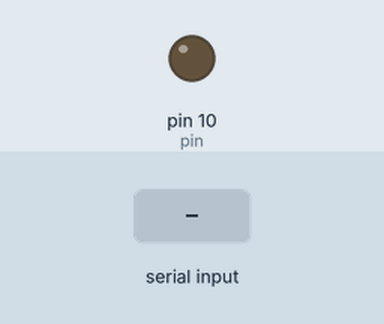
The sketch below on a simulated Arduino Uno, built with avr-gcc and run on an emulated ATmega328P. Parts: output pins drawn as LEDs (lit = HIGH). The test bench sets the inputs (shaded band). What the sketch prints to the serial monitor is not drawn.

Above: at 1.2 s.
1.3 s: "1" received over Serial
At 2.1 s:
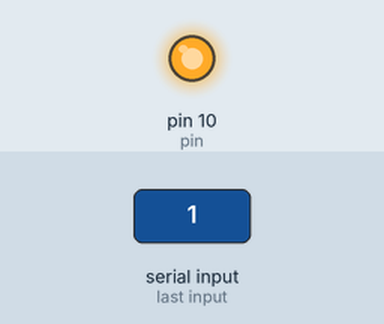
Timing chart, 0 to 4.3 s (numbered marks = the images above; inputs shaded):
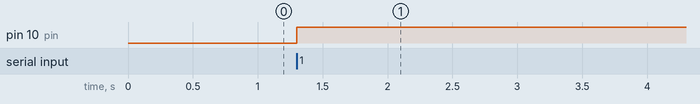

Measured:
- after the input at 1.3 s, pin 10 (pin): LOW → HIGH at once

The sketch:

serial.ino
```cpp
char serialData;
int pin=10;

void setup() {
  pinMode(pin, OUTPUT);
  Serial.begin(9600);
}

// the loop function runs over and over and over and over forever
void loop() {
  if(Serial.available() >0)
    serialData = Serial.read();
    Serial.print(serialData);

    if(serialData == '1'){
      digitalWrite(pin, 'HIGH');}
    else if(serialData == '0'){
      digitalWrite(pin, 'LOW');}
}
```
